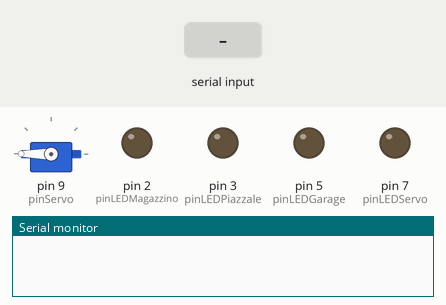
This sketch was run on a simulated Arduino Uno, built with avr-gcc and run on an emulated ATmega328P. Shown: servo, output pins drawn as LEDs (lit = HIGH), the last lines printed to the serial monitor. Inputs (shaded band) come from the test bench.

Above: at 1.2 s.
1.3 s: "H" received over the second serial link
At 2.9 s:
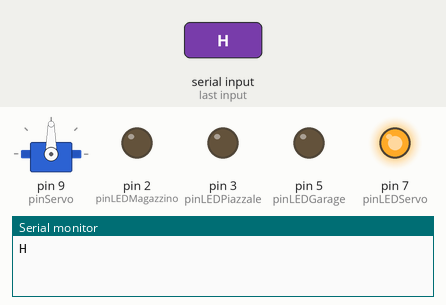
3.7 s: "M" received over Serial
At 4.9 s:
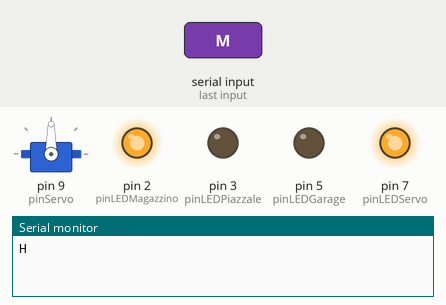
5.2 s: "P" received over Serial
At 6.1 s:
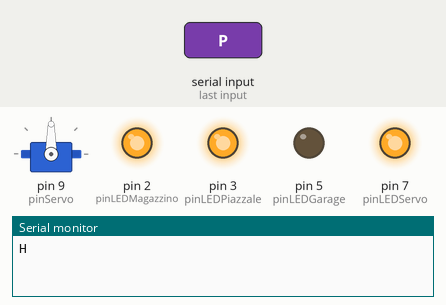
6.7 s: "M" received over the second serial link
At 7.2 s:
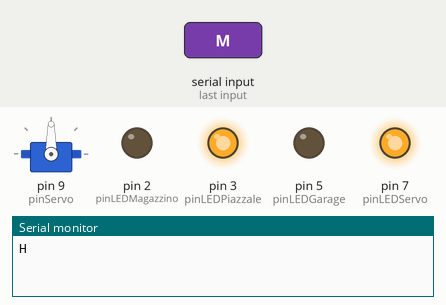
8.2 s: "G" received over Serial
At 9.4 s:
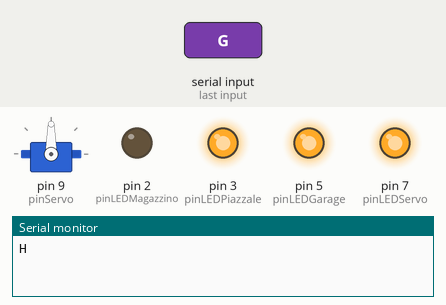
9.7 s: "P" received over the second serial link
At 10.7 s:
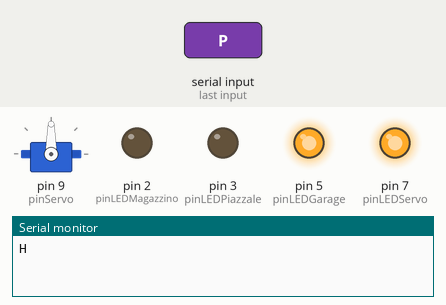
Timing chart, 0 to 12.2 s (numbered marks = the images above; inputs shaded):
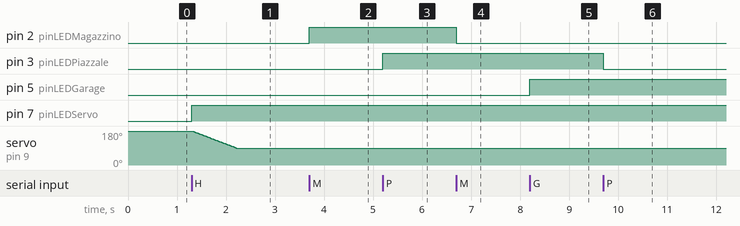

The sketch:

ArduinoBluetooth.ino
```cpp
// Dichiarazione librerie
#include <SoftwareSerial.h>
#include <Servo.h>

// Dichiarazione oggetti
SoftwareSerial BTSerial (10,11);              // Modulo Bluetooth HC-05, pin TX e RX per la comunicazione seriale
Servo Servo1;                                 // Servomotore

// Pins
int pinLEDMagazzino = 2;
int pinLEDPiazzale = 3;
int pinLEDGarage = 5;
int pinLEDServo = 7;
int pinServo = 9; // Pin Servomotore

// Variabili indicatrici
boolean flagMagazzino = true;
boolean flagPiazzale = true;
boolean flagGarage = true;
boolean flagServo = true;

int pos = 180;                                // Posizione iniziale Servo
char carattere;                               // Variabile Carattere trasmesso


void setup() {                                // Questa parte viene eseguita solo una volta all'accensione di Arduino

  // Porte seriali
  Serial.begin(9600);
  BTSerial.begin(9600);

  // Dichiarazione dei pin di Arduino I/O
  pinMode(pinLEDMagazzino, OUTPUT);
  pinMode(pinLEDPiazzale, OUTPUT);
  pinMode(pinLEDGarage, OUTPUT);
  pinMode(pinLEDServo, OUTPUT);

  // Configurazione Servomotore e LED dedicato
  digitalWrite(pinLEDServo, LOW);             // Spegnimento pin Servo
  Servo1.attach(pinServo);                    // Lettura del servo
  Servo1.write(pos);                          // Servo in posizione di partenza (sbarra abbassata)
}

void loop() {
  if (Serial.available()>0) {                 // Controllo attività porta seriale
    carattere = Serial.read();                // Lettura carattere trasmesso dalla porta seriale
    // Controllo Magazzino
    if (carattere == 'M') {                   // Controllo carattere trasmesso
      if (flagMagazzino == true) {            // Controllo stato LED (se acceso)
        digitalWrite(pinLEDMagazzino, HIGH);  // Accensione LED
        flagMagazzino = false;                // Stato LED: acceso
      }
      else                                    // Controllo stato LED (se spento)
      {
        digitalWrite(pinLEDMagazzino, LOW);   // Spegnimento LED
        flagMagazzino = true;                 // Stato LED: spento
      }
    }
    // Controllo Piazzale
    if (carattere == 'P') {
      if (flagPiazzale == true) {
        digitalWrite(pinLEDPiazzale, HIGH);
        flagPiazzale = false;
      }
      else
      {
        digitalWrite(pinLEDPiazzale, LOW);
        flagPiazzale = true;
      }
    }
    // Controllo Garage
    if (carattere == 'G') {
      if (flagGarage == true) {
        digitalWrite(pinLEDGarage, HIGH);
        flagGarage = false;
      }
      else
      {
        digitalWrite(pinLEDGarage, LOW);
        flagGarage = true;
      }
    }
    // Controllo Servomotore
    if (carattere == 'H') {                   // Controllo carattere trasmesso
      if (flagServo == true) {                // Controllo stato Sbarra (se abbassata)
        digitalWrite(pinLEDServo, HIGH);      // Accensione LED Servomotore
        flagServo = false;                    // Stato Sbarra: alzata
        for (pos = 180; pos>=90; pos--) {     // Ciclo per l'apertura della sbarra
          Servo1.write(pos);                  // Azionamento Servomotore
          delay(10);                          // Attesa di 10 ms
        }
      }
      else                                    // Controllo stato Sbarra (se alzata)
      {
        digitalWrite(pinLEDServo, LOW);       // Spegnimento LED Servomotore
        flagServo = true;                     // Stato Sbarra: abbassata
        for (pos = 90; pos<=180; pos++) {     // Ciclo per la chiusura della sbarra
          Servo1.write(pos);
          delay(10);
        }
      }
    }
  }
  else if (BTSerial.available()) {            // Controllo attività modulo Bluetooth
    carattere = BTSerial.read();              // Lettura carattere trasmesso dal modulo Bluetooth
                                              // Il seguente codice è la ripetizione di quello precedente
    if (carattere == 'M') {
      if (flagMagazzino == true) {
        digitalWrite(pinLEDMagazzino, HIGH);
        flagMagazzino = false;
      }
      else
      {
        digitalWrite(pinLEDMagazzino, LOW);
        flagMagazzino = true;
      }
    }
    if (carattere == 'P') {
      if (flagPiazzale == true) {
        digitalWrite(pinLEDPiazzale, HIGH);
        flagPiazzale = false;
      }
      else
      {
        digitalWrite(pinLEDPiazzale, LOW);
        flagPiazzale = true;
      }
    }
    if (carattere == 'G') {
      if (flagGarage == true) {
        digitalWrite(pinLEDGarage, HIGH);
        flagPiazzale = false;
      }
      else
      {
        digitalWrite(pinLEDGarage, LOW);
        flagGarage = true;
      }
    }
    if (carattere == 'H') {
      if (flagServo == true) {
        digitalWrite(pinLEDServo, HIGH);
        flagServo = false;
        for (pos = 180; pos>=90; pos--) {
          Servo1.write(pos);
          delay(10);
        }
      }
      else
      {
        digitalWrite(pinLEDServo, LOW);
        flagServo = true;
        for (pos = 90; pos<=180; pos++) {
          Servo1.write(pos);
          delay(10);
        }
      }
      // Scrittura carattere su monitor seriale
      String tras = String(carattere);
      Serial.println(tras);
    }
  }
}
```

Measured:
- after the input at 1.3 s, pin 7 (pinLEDServo): LOW → HIGH at once; servo on pin 9 (pinServo): moves from 180° to 90° over 0.89 s, starting at once
- after the input at 3.7 s, pin 2 (pinLEDMagazzino): LOW → HIGH at once
- after the input at 5.2 s, pin 3 (pinLEDPiazzale): LOW → HIGH at once
- after the input at 6.7 s, pin 2 (pinLEDMagazzino): HIGH → LOW at once
- after the input at 8.2 s, pin 5 (pinLEDGarage): LOW → HIGH at once
- after the input at 9.7 s, pin 3 (pinLEDPiazzale): HIGH → LOW at once
